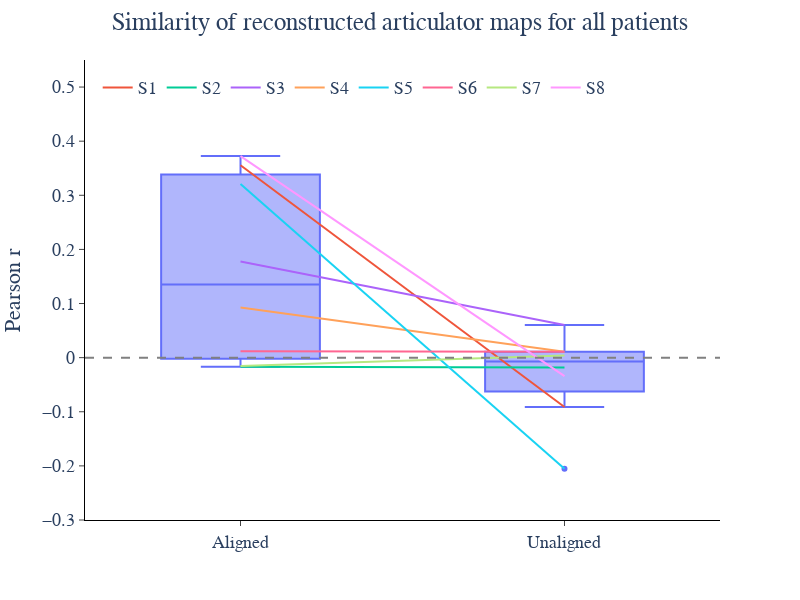

The notebook cell this image was saved under:
### Code cell
fig_df = artic_sim_full_df.groupby(['Patient', 'Type']).agg({'Cosine Similarity': ['mean']}).reset_index()
fig_df.columns = ['Patient', 'Type', 'Cosine Similarity']

# fig = px.box(fig_df, color='Type', y="Cosine Similarity", points='all', width=850, height=600, color_discrete_sequence=[px.colors.qualitative.Plotly[0], '#7F7F7F'])
# fig = px.box(artic_sim_full_df, color='Type', y="Cosine Similarity", x='Articulator', points='all', width=850, height=600, color_discrete_sequence=[px.colors.qualitative.Plotly[0], '#7F7F7F'])
fig = px.line(fig_df, x='Type', y="Cosine Similarity", color='Patient', width=800, height=600, color_discrete_sequence=px.colors.qualitative.Plotly[1:])
fig.add_traces(px.box(fig_df, x='Type', y="Cosine Similarity").data)

fig.add_hline(y=0, line_dash='dash', line_color='grey')
fig.update_layout(
    plot_bgcolor='white',
    legend=dict(
        orientation='h',
        yanchor='top',
        y=0.98,
        xanchor='left',
        x=0.02,
        title_text=''
    ),
    title_text='Similarity of reconstructed articulator maps for all patients',
    title_x=0.5,
    font=dict(size=18, family='Arial')
)
fig.update_xaxes(
    title='',
    mirror=False,
    ticks='outside',
    showline=True,
    linecolor='black',
    showgrid=False,
    # tickvals=[],
    range=[-0.48, 1.48],
)
fig.update_yaxes(
    title='Pearson r',
    mirror=False,
    ticks='outside',
    showline=True,
    linecolor='black',
    showgrid=False,
    range=[-0.3, 0.55],
)

fig.show()

### Figure 1 — Plotly figure (JSON) as saved in the notebook; plotly's stock layout.template omitted (floating-point values rounded to 4 significant figures)
{"data": [{"hovertemplate": "Patient=S1<br>Type=%{x}<br>Cosine Similarity=%{y}<extra></extra>", "legendgroup": "S1", "line": {"color": "#EF553B", "dash": "solid"}, "marker": {"symbol": "circle"}, "mode": "lines", "name": "S1", "orientation": "v", "showlegend": true, "type": "scatter", "x": ["Aligned", "Unaligned"], "xaxis": "x", "y": [0.3555, -0.09128], "yaxis": "y"}, {"hovertemplate": "Patient=S2<br>Type=%{x}<br>Cosine Similarity=%{y}<extra></extra>", "legendgroup": "S2", "line": {"color": "#00CC96", "dash": "solid"}, "marker": {"symbol": "circle"}, "mode": "lines", "name": "S2", "orientation": "v", "showlegend": true, "type": "scatter", "x": ["Aligned", "Unaligned"], "xaxis": "x", "y": [-0.017, -0.01828], "yaxis": "y"}, {"hovertemplate": "Patient=S3<br>Type=%{x}<br>Cosine Similarity=%{y}<extra></extra>", "legendgroup": "S3", "line": {"color": "#AB63FA", "dash": "solid"}, "marker": {"symbol": "circle"}, "mode": "lines", "name": "S3", "orientation": "v", "showlegend": true, "type": "scatter", "x": ["Aligned", "Unaligned"], "xaxis": "x", "y": [0.1777, 0.06025], "yaxis": "y"}, {"hovertemplate": "Patient=S4<br>Type=%{x}<br>Cosine Similarity=%{y}<extra></extra>", "legendgroup": "S4", "line": {"color": "#FFA15A", "dash": "solid"}, "marker": {"symbol": "circle"}, "mode": "lines", "name": "S4", "orientation": "v", "showlegend": true, "type": "scatter", "x": ["Aligned", "Unaligned"], "xaxis": "x", "y": [0.09254, 0.0111], "yaxis": "y"}, {"hovertemplate": "Patient=S5<br>Type=%{x}<br>Cosine Similarity=%{y}<extra></extra>", "legendgroup": "S5", "line": {"color": "#19D3F3", "dash": "solid"}, "marker": {"symbol": "circle"}, "mode": "lines", "name": "S5", "orientation": "v", "showlegend": true, "type": "scatter", "x": ["Aligned", "Unaligned"], "xaxis": "x", "y": [0.321, -0.2051], "yaxis": "y"}, {"hovertemplate": "Patient=S6<br>Type=%{x}<br>Cosine Similarity=%{y}<extra></extra>", "legendgroup": "S6", "line": {"color": "#FF6692", "dash": "solid"}, "marker": {"symbol": "circle"}, "mode": "lines", "name": "S6", "orientation": "v", "showlegend": true, "type": "scatter", "x": ["Aligned", "Unaligned"], "xaxis": "x", "y": [0.0117, 0.01089], "yaxis": "y"}, {"hovertemplate": "Patient=S7<br>Type=%{x}<br>Cosine Similarity=%{y}<extra></extra>", "legendgroup": "S7", "line": {"color": "#B6E880", "dash": "solid"}, "marker": {"symbol": "circle"}, "mode": "lines", "name": "S7", "orientation": "v", "showlegend": true, "type": "scatter", "x": ["Aligned", "Unaligned"], "xaxis": "x", "y": [-0.01566, 0.004054], "yaxis": "y"}, {"hovertemplate": "Patient=S8<br>Type=%{x}<br>Cosine Similarity=%{y}<extra></extra>", "legendgroup": "S8", "line": {"color": "#FF97FF", "dash": "solid"}, "marker": {"symbol": "circle"}, "mode": "lines", "name": "S8", "orientation": "v", "showlegend": true, "type": "scatter", "x": ["Aligned", "Unaligned"], "xaxis": "x", "y": [0.3725, -0.03402], "yaxis": "y"}, {"alignmentgroup": "True", "hovertemplate": "Type=%{x}<br>Cosine Similarity=%{y}<extra></extra>", "legendgroup": "", "marker": {"color": "#636efa"}, "name": "", "notched": false, "offsetgroup": "", "orientation": "v", "showlegend": false, "type": "box", "x": ["Aligned", "Unaligned", "Aligned", "Unaligned", "Aligned", "Unaligned", "Aligned", "Unaligned", "Aligned", "Unaligned", "Aligned", "Unaligned", "Aligned", "Unaligned", "Aligned", "Unaligned"], "x0": " ", "xaxis": "x", "y": [0.3555, -0.09128, -0.017, -0.01828, 0.1777, 0.06025, 0.09254, 0.0111, 0.321, -0.2051, 0.0117, 0.01089, -0.01566, 0.004054, 0.3725, -0.03402], "y0": " ", "yaxis": "y"}], "layout": {"font": {"family": "Arial", "size": 18}, "height": 600, "legend": {"orientation": "h", "title": {"text": ""}, "tracegroupgap": 0, "x": 0.02, "xanchor": "left", "y": 0.98, "yanchor": "top"}, "margin": {"t": 60}, "plot_bgcolor": "white", "shapes": [{"line": {"color": "grey", "dash": "dash"}, "type": "line", "x0": 0, "x1": 1, "xref": "x domain", "y0": 0, "y1": 0, "yref": "y"}], "title": {"text": "Similarity of reconstructed articulator maps for all patients", "x": 0.5}, "width": 800, "xaxis": {"anchor": "y", "domain": [0, 1], "linecolor": "black", "mirror": false, "range": [-0.48, 1.48], "showgrid": false, "showline": true, "ticks": "outside", "title": {"text": ""}}, "yaxis": {"anchor": "x", "domain": [0, 1], "linecolor": "black", "mirror": false, "range": [-0.3, 0.55], "showgrid": false, "showline": true, "ticks": "outside", "title": {"text": "Pearson r"}}}}
